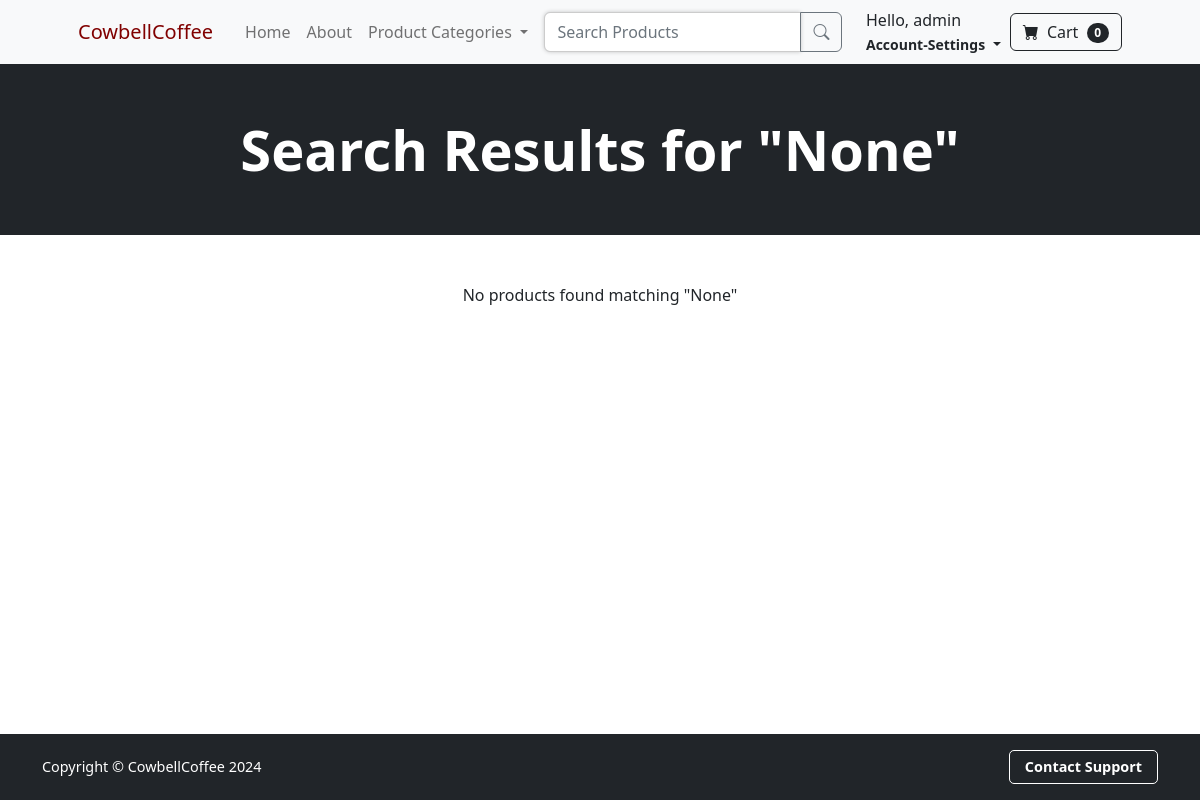
Before: /search/ (signed in) with the older database file.
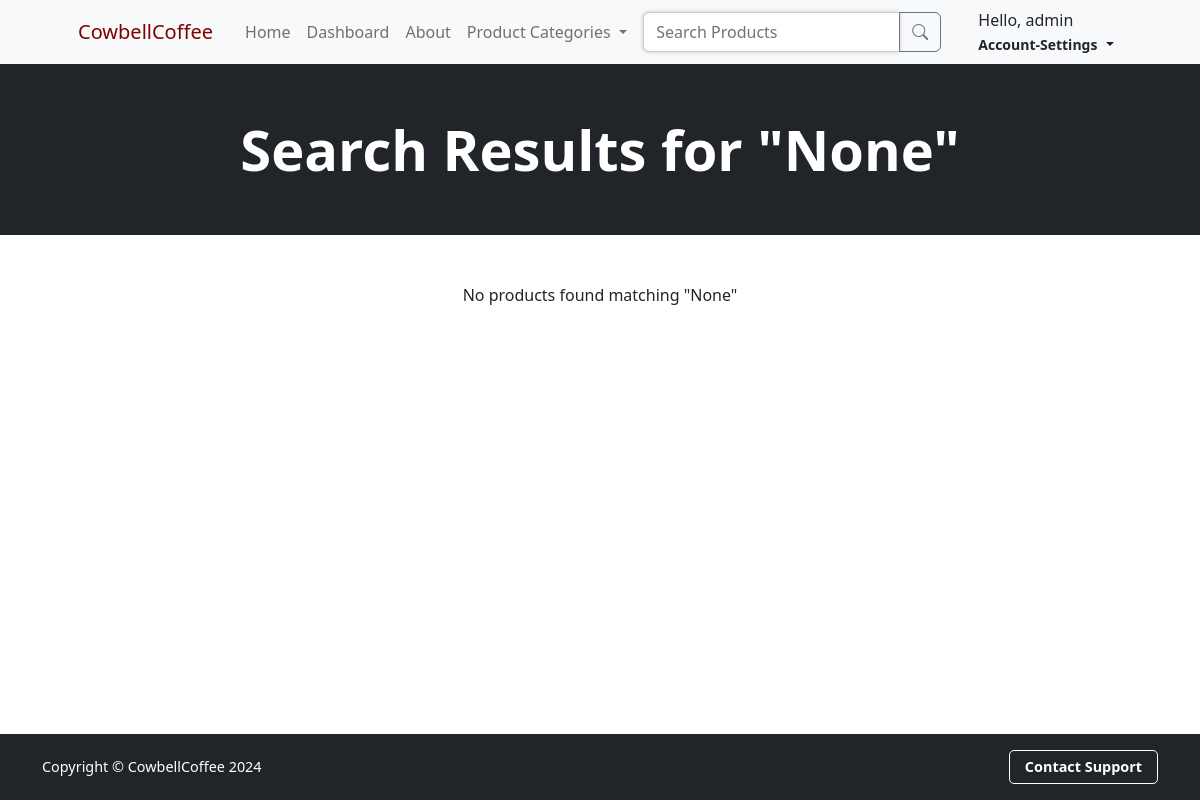
After: the same page with the newer database file.
### buyerStore/models.py (models this page shows, shortened)
class Profile(models.Model):
    ACCOUNT_CHOICES = [
        ('buyer', 'Buyer'),
        ('seller', 'Seller')
    ]
    user = models.OneToOneField(User, on_delete=models.CASCADE)
    phone = models.CharField(max_length=10, default='', blank=True)
    address1 = models.CharField(max_length=100, default='', blank=True)
    address2 = models.CharField(max_length=100, default='', blank=True)
    city = models.CharField(max_length=50, default='', blank=True)
    state = models.CharField(max_length=50, default='', blank=True)
    zipcode = models.CharField(max_length=10, default='', blank=True)
    old_cart= models.CharField(max_length=200, blank=True, null=True)
    account_type = models.CharField(max_length=10, choices=ACCOUNT_CHOICES)
    approved = models.BooleanField(default=True)

### buyerStore/views.py (the view)
# urls.py: path('search/', views.product_search, name='product_search'),
def product_search(request):
    query = request.GET.get('query')
    products = Product.objects.filter(name__icontains=query) if query else Product.objects.none()
    return render(request, 'product_search.html', {'products': products, 'query': query})

### cart/cart.py (called while the page is built)
    def __len__(self):
        if len(self.cart) == 0:
            return 0
        return len(self.cart)

### cart/context_processors.py (called while the page is built)
def cart(request):
    return {'cart': Cart(request)}

### buyerStore/templates/product_search.html
{% extends 'base.html' %}
{% block content %}
<header class="bg-dark py-1">
    <div class="container px-4 px-lg-5 my-5">
        <div class="text-center text-white">
            <h1 class="display-4 fw-bolder">Search Results for "{{ query }}"</h1>
        </div>
    </div>
</header>
<div class="container mt-5">
    {% if products %}
        <div class="row">
            {% for product in products %}
            <div class="col-12 col-sm-6 col-md-4 col-lg-3 mb-4">
                <div class="card h-100">
                    {% if product.is_sale %}
                        <div class="badge bg-danger text-white position-absolute" style="top: 0.5rem; right: 0.5rem">Sale</div>
                    {% endif %}
                    <img class="card-img-top" src="{{ product.image.url }}" alt="Product image" style="height: 250px; object-fit: cover;" />
                    <div class="card-body p-3" style="min-height: 120px;">
                        <div class="text-center">
                            <h5 class="fw-bolder">{{ product.name }}</h5>
                            {% if product.is_sale %}
                                <strike>${{ product.price }}</strike>${{ product.sale_price }}</span>
                            {% else %}
                                ${{ product.price }}
                            {% endif %}
                        </div>
                    </div>
                    <div class="card-footer p-2 bg-transparent">
                        <div class="text-center">
                            <a class="btn btn-sm btn-outline-dark" href="{% url 'product' product.id %}">View Product</a>
                        </div>
                    </div>
                </div>
            </div>
            {% endfor %}
        </div>
    {% else %}
        <p><center>No products found matching "{{ query }}"</center></p>
    {% endif %}
</div>
{% endblock %}

### buyerStore/templates/navbar.html (shortened to what this page needs)
<nav class="navbar navbar-expand-lg navbar-light bg-light">
    <div class="container px-4 px-lg-5">
        <a class="navbar-brand" href="{% url 'home' %}" style="color:maroon;">CowbellCoffee</a>
        <div class="collapse navbar-collapse" id="navbarSupportedContent">
            <ul class="navbar-nav me-auto mb-2 mb-lg-0 ms-lg-2">
                {% if user.is_authenticated %}
                    {% if user.profile.account_type != 'seller' %}
                        <li class="nav-item"><a class="nav-link" href="{% url 'home' %}">Home</a></li>
                    {% else %}
                        <li class="nav-item"><a class="nav-link" href="{% url 'home'%}">Home</a></li>
                        <li class="nav-item"><a class="nav-link" href="{% url 'seller_dashboard' %}">Dashboard</a></li>
                    {% endif %}
                {% endif %}
                <li class="nav-item"><a class="nav-link" href="{% url 'about'%}">About</a></li>
                <li class="nav-item dropdown">
                    <a class="nav-link dropdown-toggle" id="navbarDropdown" href="#" role="button" data-bs-toggle="dropdown" aria-expanded="false"> Product Categories </a>
                </li>
                <form class="d-flex" method="GET" action="{% url 'product_search' %}">
                    <div class="input-group">
                        <input
                            class="form-control"
                            type="search"
                            placeholder="Search Products"
                            aria-label="Search"
                            name="query"
                            style="outline: none; box-shadow: 0 0 4px rgba(0, 0, 0, 0.2); border: 1px solid #ccc; transition: border-color 0.3s;"
                            onfocus="this.style.borderColor='#007bff';"
                            onblur="this.style.borderColor='#ccc';"
                        >
                            <button class="btn btn-outline-secondary" type="submit">
                            <i class="bi bi-search"></i>
                        </button>
                    </div>
                </form>
            </ul>
            {% if user.is_authenticated %}
                    <div class="nav-item dropdown">
                        <a class="nav-link dropdown-toggle" id="navbarDropdown" href="#" role="button" data-bs-toggle="dropdown" aria-expanded="false">
                            <div>
                                Hello, {{ user.username }}
                            </div>
                            <small class="account-services"><strong>Account-Settings</strong></small>
                        </a>
                    </div>
            {% endif %}
            {% if user.profile.account_type != 'seller' %}
                <form class="d-flex">
                    <a
                        href="{% url 'cart_summary' %}" class="btn btn-outline-dark">
                        <i class="bi-cart-fill me-1"></i>
                        Cart
                        <span class="badge bg-dark text-white ms-1 rounded-pill" id="cart_quantity"> {{ cart|length }} </span>
                    </a>
                </form>
            {% endif %}
        </div>
    </div>
</nav>

Changed rows visible on the page:
added Profile: old_cart "None"
Other visible differences:
{{ cart|length }}: "0" → (not shown)
{{ query }}: "None" → (not shown)
text no longer shown: "Cart"
text now shown: "Dashboard"
